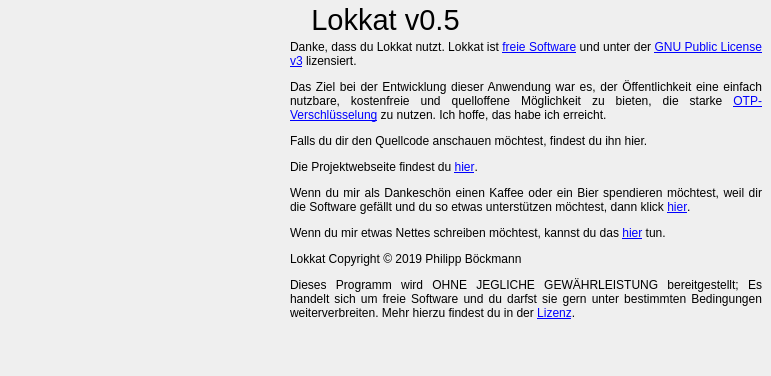
<?xml version="1.0" encoding="UTF-8"?>
<ui version="4.0">
 <class>Dialog</class>
 <widget class="QDialog" name="Dialog">
  <property name="windowModality">
   <enum>Qt::ApplicationModal</enum>
  </property>
  <property name="geometry">
   <rect>
    <x>0</x>
    <y>0</y>
    <width>771</width>
    <height>376</height>
   </rect>
  </property>
  <property name="sizePolicy">
   <sizepolicy hsizetype="Fixed" vsizetype="Fixed">
    <horstretch>0</horstretch>
    <verstretch>0</verstretch>
   </sizepolicy>
  </property>
  <property name="minimumSize">
   <size>
    <width>768</width>
    <height>376</height>
   </size>
  </property>
  <property name="maximumSize">
   <size>
    <width>2000</width>
    <height>2000</height>
   </size>
  </property>
  <property name="windowTitle">
   <string>Über Lokkat</string>
  </property>
  <property name="modal">
   <bool>true</bool>
  </property>
  <layout class="QVBoxLayout" name="verticalLayout_2">
   <property name="spacing">
    <number>3</number>
   </property>
   <property name="leftMargin">
    <number>3</number>
   </property>
   <property name="topMargin">
    <number>3</number>
   </property>
   <property name="rightMargin">
    <number>3</number>
   </property>
   <property name="bottomMargin">
    <number>3</number>
   </property>
   <item>
    <widget class="QLabel" name="lblTitle">
     <property name="font">
      <font>
       <pointsize>22</pointsize>
      </font>
     </property>
     <property name="text">
      <string>Lokkat v0.5</string>
     </property>
     <property name="textFormat">
      <enum>Qt::RichText</enum>
     </property>
     <property name="scaledContents">
      <bool>false</bool>
     </property>
     <property name="alignment">
      <set>Qt::AlignCenter</set>
     </property>
     <property name="openExternalLinks">
      <bool>false</bool>
     </property>
    </widget>
   </item>
   <item>
    <layout class="QHBoxLayout" name="horizontalLayout">
     <property name="rightMargin">
      <number>6</number>
     </property>
     <item>
      <layout class="QVBoxLayout" name="verticalLayout">
       <property name="rightMargin">
        <number>6</number>
       </property>
       <item>
        <widget class="QPushButton" name="btnMascot">
         <property name="text">
          <string/>
         </property>
         <property name="icon">
          <iconset resource="../res/resources.qrc">
           <normaloff>:/icons/lokkat_256.png</normaloff>:/icons/lokkat_256.png</iconset>
         </property>
         <property name="iconSize">
          <size>
           <width>256</width>
           <height>256</height>
          </size>
         </property>
         <property name="autoDefault">
          <bool>false</bool>
         </property>
         <property name="flat">
          <bool>true</bool>
         </property>
        </widget>
       </item>
       <item>
        <widget class="QStackedWidget" name="stackedEggs">
         <property name="currentIndex">
          <number>0</number>
         </property>
         <widget class="QWidget" name="widget"/>
         <widget class="QWidget" name="widget_2">
          <widget class="QLabel" name="label_2">
           <property name="geometry">
            <rect>
             <x>10</x>
             <y>10</y>
             <width>54</width>
             <height>17</height>
            </rect>
           </property>
           <property name="text">
            <string>nya!</string>
           </property>
          </widget>
         </widget>
         <widget class="QWidget" name="widget_3">
          <widget class="QLabel" name="label_3">
           <property name="geometry">
            <rect>
             <x>200</x>
             <y>10</y>
             <width>54</width>
             <height>17</height>
            </rect>
           </property>
           <property name="text">
            <string>nya!</string>
           </property>
          </widget>
         </widget>
         <widget class="QWidget" name="widget_4">
          <widget class="QLabel" name="label_4">
           <property name="geometry">
            <rect>
             <x>170</x>
             <y>20</y>
             <width>54</width>
             <height>17</height>
            </rect>
           </property>
           <property name="text">
            <string>nya!</string>
           </property>
          </widget>
         </widget>
         <widget class="QWidget" name="widget_5">
          <widget class="QLabel" name="label_5">
           <property name="geometry">
            <rect>
             <x>50</x>
             <y>20</y>
             <width>54</width>
             <height>17</height>
            </rect>
           </property>
           <property name="text">
            <string>nya!</string>
           </property>
          </widget>
         </widget>
         <widget class="QWidget" name="widget_6">
          <widget class="QLabel" name="label">
           <property name="geometry">
            <rect>
             <x>70</x>
             <y>10</y>
             <width>151</width>
             <height>31</height>
            </rect>
           </property>
           <property name="text">
            <string>...Katzen können sehr verschwiegen sein, nya!</string>
           </property>
           <property name="wordWrap">
            <bool>true</bool>
           </property>
          </widget>
         </widget>
        </widget>
       </item>
      </layout>
     </item>
     <item>
      <widget class="QLabel" name="lblAbout">
       <property name="text">
        <string>&lt;!DOCTYPE HTML PUBLIC &quot;-//W3C//DTD HTML 4.0//EN&quot; &quot;http://www.w3.org/TR/REC-html40/strict.dtd&quot;&gt;
&lt;html&gt;&lt;head&gt;&lt;meta name=&quot;qrichtext&quot; content=&quot;1&quot; /&gt;&lt;style type=&quot;text/css&quot;&gt;
p, li { white-space: pre-wrap; }
&lt;/style&gt;&lt;/head&gt;&lt;body style=&quot; font-family:'Noto Sans'; font-size:9pt; font-weight:400; font-style:normal;&quot;&gt;
&lt;p style=&quot; margin-top:12px; margin-bottom:12px; margin-left:0px; margin-right:0px; -qt-block-indent:0; text-indent:0px;&quot;&gt;Danke, dass du Lokkat nutzt. Lokkat ist &lt;a href=&quot;https://de.wikipedia.org/wiki/Freie_Software&quot;&gt;&lt;span style=&quot; text-decoration: underline; color:#0000ff;&quot;&gt;freie Software&lt;/span&gt;&lt;/a&gt; und unter der &lt;a href=&quot;https://www.gnu.org/licenses/gpl-3.0.html&quot;&gt;&lt;span style=&quot; text-decoration: underline; color:#0000ff;&quot;&gt;GNU Public License v3&lt;/span&gt;&lt;/a&gt; lizensiert. &lt;/p&gt;
&lt;p style=&quot; margin-top:12px; margin-bottom:12px; margin-left:0px; margin-right:0px; -qt-block-indent:0; text-indent:0px;&quot;&gt;Das Ziel bei der Entwicklung dieser Anwendung war es, der Öffentlichkeit eine einfach nutzbare, kostenfreie und quelloffene Möglichkeit zu bieten, die starke &lt;a href=&quot;https://de.wikipedia.org/wiki/One-Time-Pad&quot;&gt;&lt;span style=&quot; text-decoration: underline; color:#0000ff;&quot;&gt;OTP-Verschlüsselung&lt;/span&gt;&lt;/a&gt; zu nutzen. Ich hoffe, das habe ich erreicht.&lt;/p&gt;
&lt;p style=&quot; margin-top:12px; margin-bottom:12px; margin-left:0px; margin-right:0px; -qt-block-indent:0; text-indent:0px;&quot;&gt;Falls du dir den Quellcode anschauen möchtest, findest du ihn hier.&lt;/p&gt;
&lt;p style=&quot; margin-top:12px; margin-bottom:12px; margin-left:0px; margin-right:0px; -qt-block-indent:0; text-indent:0px;&quot;&gt;Die Projektwebseite findest du &lt;a href=&quot;http://redneptun.net/Lokkat&quot;&gt;&lt;span style=&quot; text-decoration: underline; color:#0000ff;&quot;&gt;hier&lt;/span&gt;&lt;/a&gt;.&lt;/p&gt;
&lt;p style=&quot; margin-top:12px; margin-bottom:12px; margin-left:0px; margin-right:0px; -qt-block-indent:0; text-indent:0px;&quot;&gt;Wenn du mir als Dankeschön einen Kaffee oder ein Bier spendieren möchtest, weil dir die Software gefällt und du so etwas unterstützen möchtest, dann klick &lt;a href=&quot;https://www.paypal.com/signin?returnUri=https://www.paypal.com/myaccount/transfer/send/external/ppme?profile%3Dredneptun%26currencyCode%3DEUR%26amount%3D3.5%26locale.x%3Den-US%26country.x%3DUS%26flowType%3Dsend&amp;amp;onboardData=%7B%22country.x%22%3A%22US%22%2C%22locale.x%22%3A%22en-US%22%2C%22intent%22%3A%22paypalme%22%2C%22redirect_url%22%3A%22https%3A%2F%2Fwww.paypal.com%2Fmyaccount%2Ftransfer%2Fsend%2Fexternal%2Fppme%3Fprofile%253Dredneptun%2526currencyCode%253DEUR%2526amount%253D3.5%2526locale.x%253Den-US%2526country.x%253DUS%2526flowType%253Dsend%22%2C%22sendMoneyText%22%3A%22Philipp%2520B%25C3%25B6ckmann%2520%25E2%2582%25AC3.50%22%7D&quot;&gt;&lt;span style=&quot; text-decoration: underline; color:#0000ff;&quot;&gt;hier&lt;/span&gt;&lt;/a&gt;.&lt;/p&gt;
&lt;p style=&quot; margin-top:12px; margin-bottom:12px; margin-left:0px; margin-right:0px; -qt-block-indent:0; text-indent:0px;&quot;&gt;Wenn du mir etwas Nettes schreiben möchtest, kannst du das &lt;a href=&quot;mailto:lokkat@redneptun.net&quot;&gt;&lt;span style=&quot; text-decoration: underline; color:#0000ff;&quot;&gt;hier&lt;/span&gt;&lt;/a&gt; tun.&lt;/p&gt;
&lt;p style=&quot; margin-top:12px; margin-bottom:12px; margin-left:0px; margin-right:0px; -qt-block-indent:0; text-indent:0px;&quot;&gt;Lokkat Copyright © 2019 Philipp Böckmann&lt;/p&gt;
&lt;p style=&quot; margin-top:12px; margin-bottom:12px; margin-left:0px; margin-right:0px; -qt-block-indent:0; text-indent:0px;&quot;&gt;Dieses Programm wird OHNE JEGLICHE GEWÄHRLEISTUNG bereitgestellt; Es handelt sich um freie Software und du darfst sie gern unter bestimmten Bedingungen weiterverbreiten. Mehr hierzu findest du in der &lt;a href=&quot;https://www.gnu.org/licenses/gpl-3.0.en.html&quot;&gt;&lt;span style=&quot; text-decoration: underline; color:#0000ff;&quot;&gt;Lizenz&lt;/span&gt;&lt;/a&gt;.&lt;/p&gt;&lt;/body&gt;&lt;/html&gt;</string>
       </property>
       <property name="textFormat">
        <enum>Qt::RichText</enum>
       </property>
       <property name="alignment">
        <set>Qt::AlignJustify|Qt::AlignTop</set>
       </property>
       <property name="wordWrap">
        <bool>true</bool>
       </property>
       <property name="openExternalLinks">
        <bool>true</bool>
       </property>
      </widget>
     </item>
    </layout>
   </item>
  </layout>
 </widget>
 <resources>
  <include location="../res/resources.qrc"/>
 </resources>
 <connections/>
</ui>
